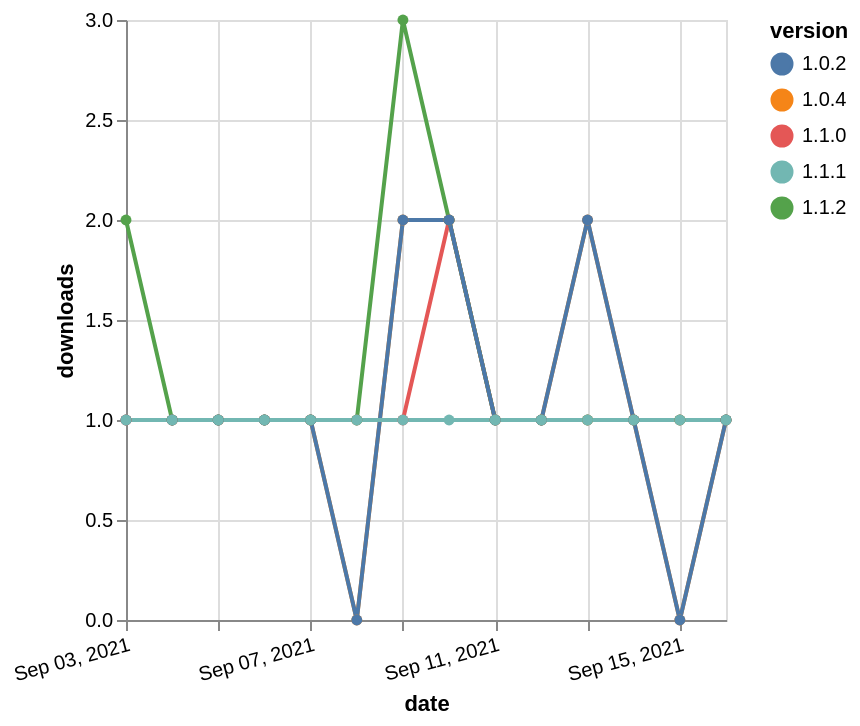

Specify this chart in Vega-Lite:
### Vega-Lite specification from a JSON file in a GitHub repository (floating-point values rounded to 4 significant figures)
{"$schema": "https://vega.github.io/schema/vega-lite/v5.json", "description": "A simple bar chart with embedded data.", "data": {"values": [{"date": "2021-09-03", "total": 152, "delta": 1, "version": "1.0.4"}, {"date": "2021-09-04", "total": 153, "delta": 1, "version": "1.0.4"}, {"date": "2021-09-05", "total": 154, "delta": 1, "version": "1.0.4"}, {"date": "2021-09-06", "total": 155, "delta": 1, "version": "1.0.4"}, {"date": "2021-09-07", "total": 156, "delta": 1, "version": "1.0.4"}, {"date": "2021-09-08", "total": 156, "delta": 0, "version": "1.0.4"}, {"date": "2021-09-09", "total": 158, "delta": 2, "version": "1.0.4"}, {"date": "2021-09-10", "total": 160, "delta": 2, "version": "1.0.4"}, {"date": "2021-09-11", "total": 161, "delta": 1, "version": "1.0.4"}, {"date": "2021-09-12", "total": 162, "delta": 1, "version": "1.0.4"}, {"date": "2021-09-13", "total": 164, "delta": 2, "version": "1.0.4"}, {"date": "2021-09-14", "total": 165, "delta": 1, "version": "1.0.4"}, {"date": "2021-09-15", "total": 165, "delta": 0, "version": "1.0.4"}, {"date": "2021-09-16", "total": 166, "delta": 1, "version": "1.0.4"}, {"date": "2021-09-03", "total": 145, "delta": 1, "version": "1.1.0"}, {"date": "2021-09-04", "total": 146, "delta": 1, "version": "1.1.0"}, {"date": "2021-09-05", "total": 147, "delta": 1, "version": "1.1.0"}, {"date": "2021-09-06", "total": 148, "delta": 1, "version": "1.1.0"}, {"date": "2021-09-07", "total": 149, "delta": 1, "version": "1.1.0"}, {"date": "2021-09-08", "total": 150, "delta": 1, "version": "1.1.0"}, {"date": "2021-09-09", "total": 151, "delta": 1, "version": "1.1.0"}, {"date": "2021-09-10", "total": 153, "delta": 2, "version": "1.1.0"}, {"date": "2021-09-11", "total": 154, "delta": 1, "version": "1.1.0"}, {"date": "2021-09-12", "total": 155, "delta": 1, "version": "1.1.0"}, {"date": "2021-09-13", "total": 156, "delta": 1, "version": "1.1.0"}, {"date": "2021-09-14", "total": 157, "delta": 1, "version": "1.1.0"}, {"date": "2021-09-15", "total": 158, "delta": 1, "version": "1.1.0"}, {"date": "2021-09-16", "total": 159, "delta": 1, "version": "1.1.0"}, {"date": "2021-09-03", "total": 130, "delta": 2, "version": "1.1.2"}, {"date": "2021-09-04", "total": 131, "delta": 1, "version": "1.1.2"}, {"date": "2021-09-05", "total": 132, "delta": 1, "version": "1.1.2"}, {"date": "2021-09-06", "total": 133, "delta": 1, "version": "1.1.2"}, {"date": "2021-09-07", "total": 134, "delta": 1, "version": "1.1.2"}, {"date": "2021-09-08", "total": 135, "delta": 1, "version": "1.1.2"}, {"date": "2021-09-09", "total": 138, "delta": 3, "version": "1.1.2"}, {"date": "2021-09-10", "total": 140, "delta": 2, "version": "1.1.2"}, {"date": "2021-09-11", "total": 141, "delta": 1, "version": "1.1.2"}, {"date": "2021-09-12", "total": 142, "delta": 1, "version": "1.1.2"}, {"date": "2021-09-13", "total": 143, "delta": 1, "version": "1.1.2"}, {"date": "2021-09-14", "total": 144, "delta": 1, "version": "1.1.2"}, {"date": "2021-09-15", "total": 145, "delta": 1, "version": "1.1.2"}, {"date": "2021-09-16", "total": 146, "delta": 1, "version": "1.1.2"}, {"date": "2021-09-03", "total": 149, "delta": 1, "version": "1.0.2"}, {"date": "2021-09-04", "total": 150, "delta": 1, "version": "1.0.2"}, {"date": "2021-09-05", "total": 151, "delta": 1, "version": "1.0.2"}, {"date": "2021-09-06", "total": 152, "delta": 1, "version": "1.0.2"}, {"date": "2021-09-07", "total": 153, "delta": 1, "version": "1.0.2"}, {"date": "2021-09-08", "total": 153, "delta": 0, "version": "1.0.2"}, {"date": "2021-09-09", "total": 155, "delta": 2, "version": "1.0.2"}, {"date": "2021-09-10", "total": 157, "delta": 2, "version": "1.0.2"}, {"date": "2021-09-11", "total": 158, "delta": 1, "version": "1.0.2"}, {"date": "2021-09-12", "total": 159, "delta": 1, "version": "1.0.2"}, {"date": "2021-09-13", "total": 161, "delta": 2, "version": "1.0.2"}, {"date": "2021-09-14", "total": 162, "delta": 1, "version": "1.0.2"}, {"date": "2021-09-15", "total": 162, "delta": 0, "version": "1.0.2"}, {"date": "2021-09-16", "total": 163, "delta": 1, "version": "1.0.2"}, {"date": "2021-09-03", "total": 129, "delta": 1, "version": "1.1.1"}, {"date": "2021-09-04", "total": 130, "delta": 1, "version": "1.1.1"}, {"date": "2021-09-05", "total": 131, "delta": 1, "version": "1.1.1"}, {"date": "2021-09-06", "total": 132, "delta": 1, "version": "1.1.1"}, {"date": "2021-09-07", "total": 133, "delta": 1, "version": "1.1.1"}, {"date": "2021-09-08", "total": 134, "delta": 1, "version": "1.1.1"}, {"date": "2021-09-09", "total": 135, "delta": 1, "version": "1.1.1"}, {"date": "2021-09-10", "total": 136, "delta": 1, "version": "1.1.1"}, {"date": "2021-09-11", "total": 137, "delta": 1, "version": "1.1.1"}, {"date": "2021-09-12", "total": 138, "delta": 1, "version": "1.1.1"}, {"date": "2021-09-13", "total": 139, "delta": 1, "version": "1.1.1"}, {"date": "2021-09-14", "total": 140, "delta": 1, "version": "1.1.1"}, {"date": "2021-09-15", "total": 141, "delta": 1, "version": "1.1.1"}, {"date": "2021-09-16", "total": 142, "delta": 1, "version": "1.1.1"}]}, "width": "container", "mark": {"type": "line", "point": {"filled": true}}, "encoding": {"x": {"field": "date", "type": "temporal", "timeUnit": "yearmonthdate", "title": "date", "axis": {"labelAngle": -15}}, "y": {"field": "delta", "type": "quantitative", "title": "downloads"}, "color": {"field": "version", "type": "nominal"}, "tooltip": {"field": "delta"}}}
